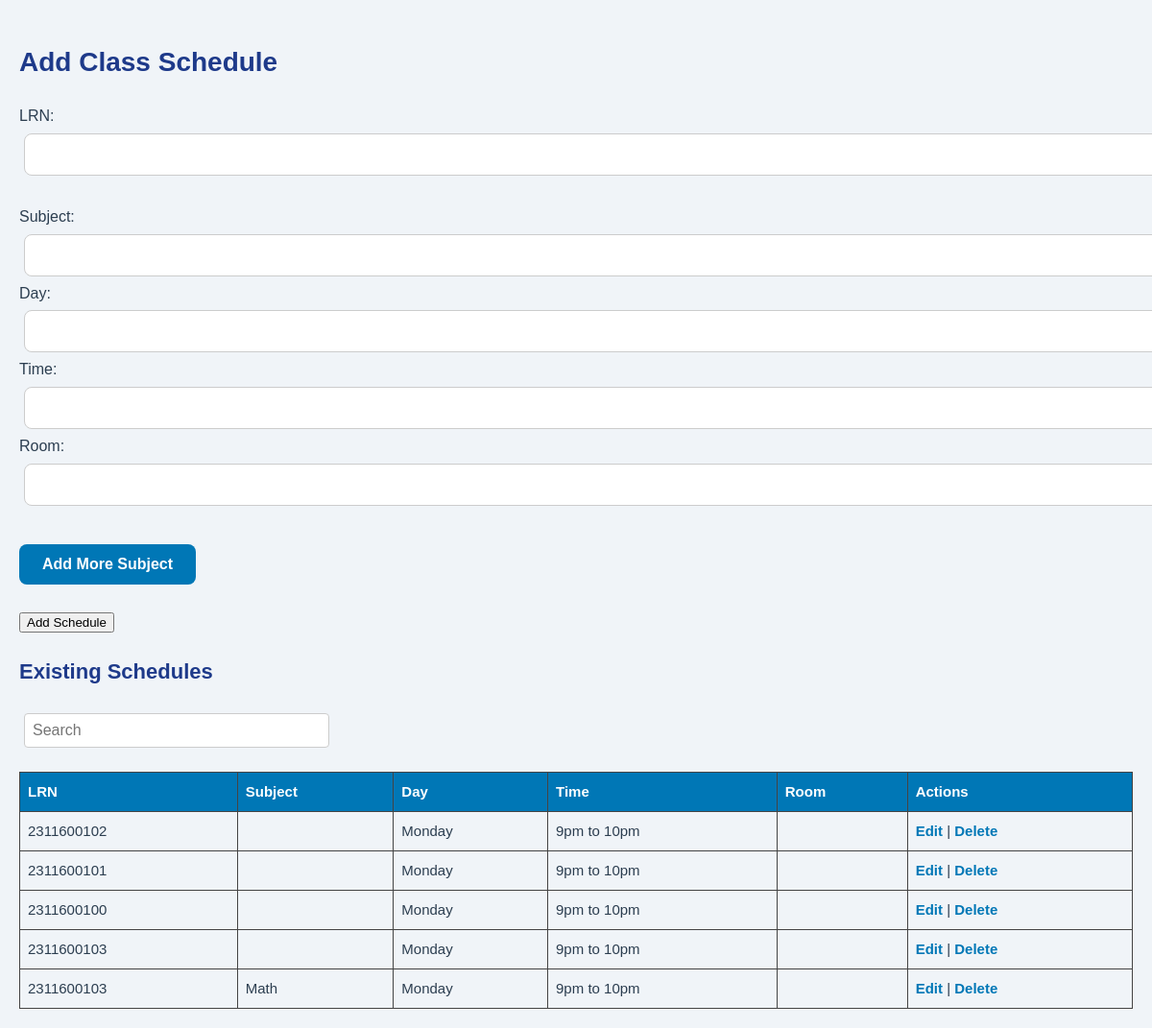
The app's page /schedule.php, older data.
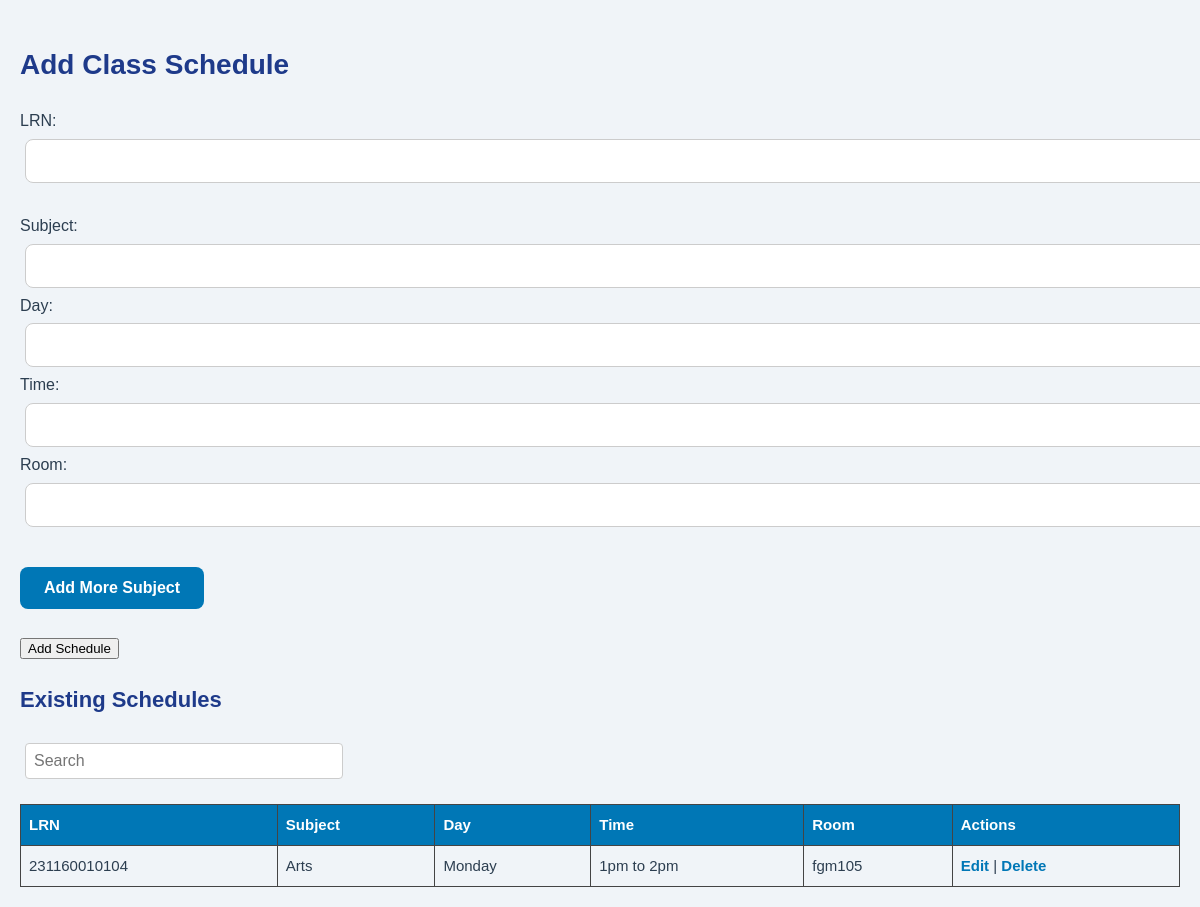
The same page, newer data.
### tables this page shows
CREATE TABLE `schedules` (
  `id` int(11) NOT NULL,
  `student_id` varchar(50) NOT NULL,
  `subject` varchar(100) NOT NULL,
  `day` varchar(20) NOT NULL,
  `time` varchar(20) NOT NULL,
  `room` varchar(50) DEFAULT NULL
);

### schedule.php (the view, shortened to what this page needs)
<?php
include 'db.php';
?>
<!DOCTYPE html>
<html>
<head>
    <link rel="stylesheet" type="text/css" href="css/admin.css">
</head>
<body>
<h2>Add Class Schedule</h2>
<form method="POST" action="schedule.php">
    LRN: <input type="text" name="student_id" required><br><br>
    <div id="scheduleFields">
        <div>
            Subject: <input type="text" name="subject[]" required>
            Day: <input type="text" name="day[]" required>
            Time: <input type="text" name="time[]" required>
            Room: <input type="text" name="room[]" required><br><br>
        </div>
    </div>
    <button type="button" onclick="addMore()">Add More Subject</button><br><br>
    <input type="submit" value="Add Schedule">
</form>
<h3>Existing Schedules</h3>
<div style="margin: 20px 0;">
    <input type="text" id="searchInput" placeholder="Search"
           style="padding: 8px; width: 300px; border: 1px solid #ccc; border-radius: 4px;">
</div>
<table>
    <tr><th>LRN</th><th>Subject</th><th>Day</th><th>Time</th><th>Room</th><th>Actions</th></tr>
    <?php
    $result = $conn->query("SELECT * FROM schedules");
    while($row = $result->fetch_assoc()) {
echo "<tr>
    <td>" . htmlspecialchars($row['student_id']) . "</td>
    <td>" . htmlspecialchars($row['subject']) . "</td>
    <td>" . htmlspecialchars($row['day']) . "</td>
    <td>" . htmlspecialchars($row['time']) . "</td>
    <td>" . htmlspecialchars($row['room']) . "</td>
    <td>
        <a href=\"#\" class=\"edit-schedule\" data-lrn=\"" . htmlspecialchars($row['student_id']) . "\">Edit</a> |
        <a href='schedule.php?delete=" . urlencode($row['id']) . "' onclick=\"return confirm('Delete this schedule?')\">Delete</a>
    </td>
</tr>";
    }
    ?>
</table>
</body>
</html>

### css/admin.css (style rules this page uses)
body { font-family: 'Poppins', sans-serif; background: #f0f4f8; color: #2c3e50; margin: 0; padding: 30px; line-height: 1.6; }
h2, h3 { color: #1e3a8a; margin-bottom: 20px; font-weight: 700; }
h2 { font-size: 28px; }
h3 { font-size: 22px; }
input[type="text"] { width: 100%; padding: 12px 14px; margin: 12px 0; border: 1px solid #ccc; border-radius: 8px; font-size: 16px; background: #fff; }
button { padding: 12px 24px; background-color: #0077b6; color: #fff; border: none; border-radius: 8px; cursor: pointer; font-size: 16px; font-weight: 600; transition: background 0.2s ease; }
table { width: 100%; margin-top: 30px; border-collapse: collapse; }
th, td { padding: 14px; text-align: left; border-bottom: 1px solid #ddd; font-size: 15px; }
th { background-color: #0077b6; color: #fff; }
a { color: #0077b6; text-decoration: none; font-weight: 600; }

### schedule.php (style rules this page uses)
body { font-family: Arial; padding: 20px; }
input[type="text"] { margin: 5px; }
table, th, td { border: 1px solid #444; border-collapse: collapse; padding: 8px; }
table { margin-top: 20px; width: 100%; }
button { margin-top: 10px; }

Row changes from the older to the newer data that the page shows:
removed schedules: student "2311600102", day "Monday", time "9pm to 10pm"
removed schedules: student "2311600101", day "Monday", time "9pm to 10pm"
removed schedules: student "2311600100", day "Monday", time "9pm to 10pm"
removed schedules: student "2311600103", day "Monday", time "9pm to 10pm"
removed schedules: student "2311600103", subject "Math", day "Monday", time "9pm to 10pm"
added schedules: student "231160010104", subject "Arts", day "Monday", time "1pm to 2pm", room "fgm105"
